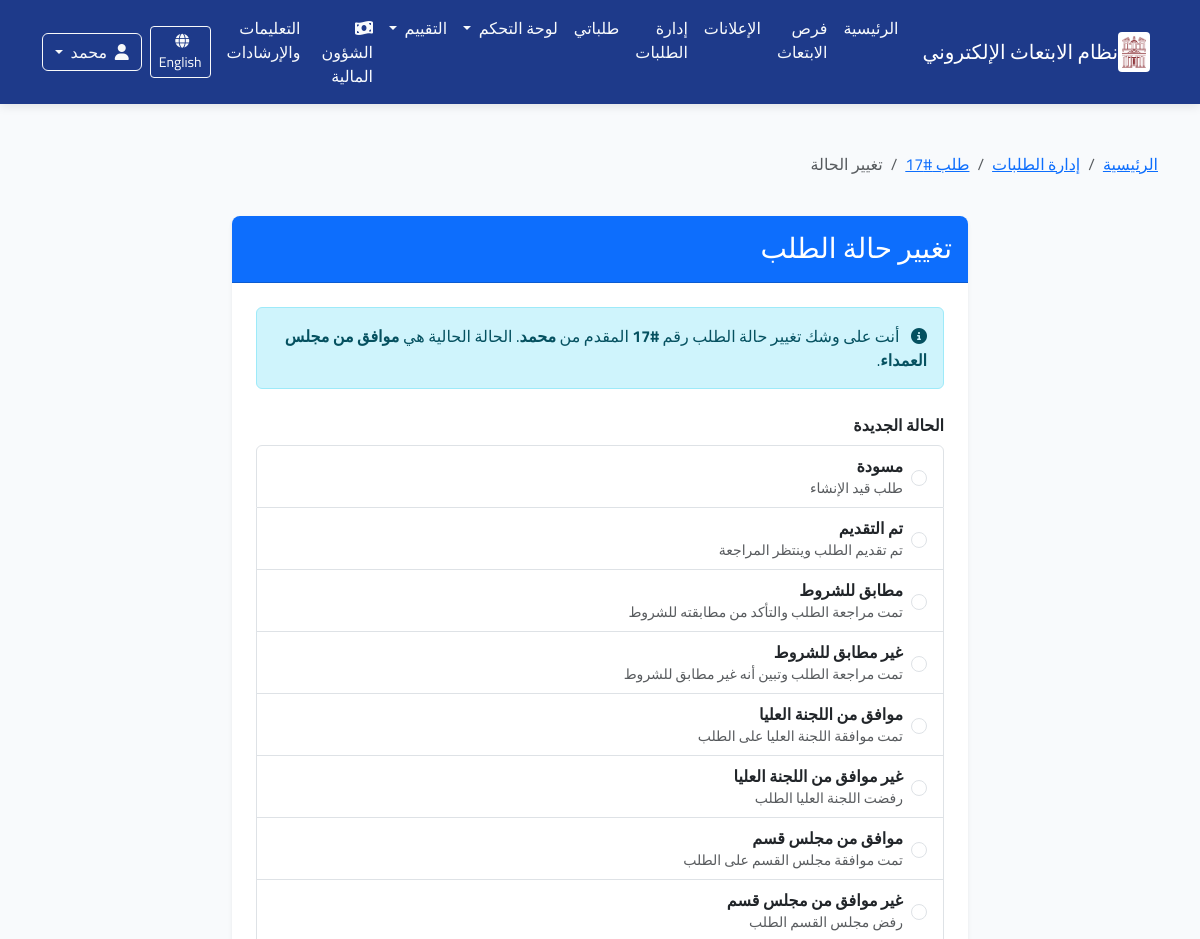
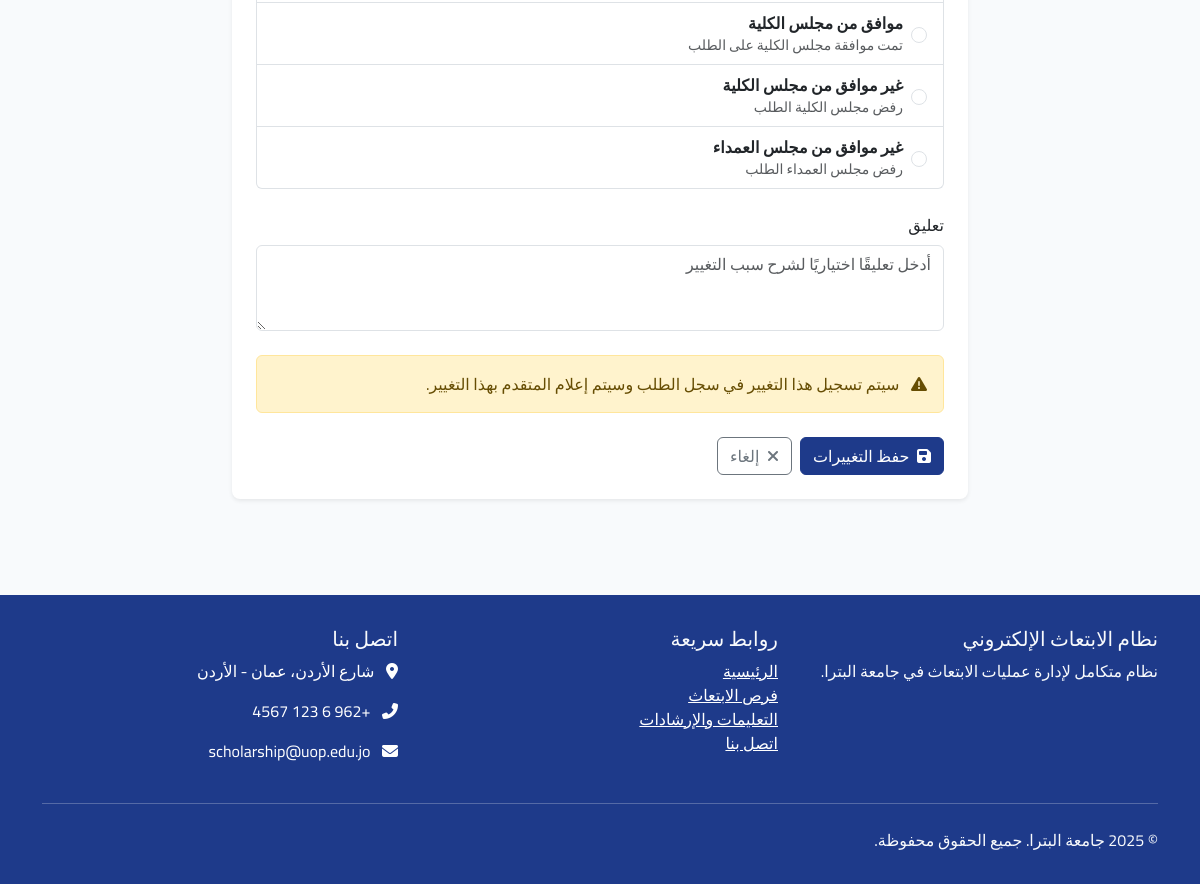
The app's page /ar/application/17/change-status/ (signed in) with its own data (2 pictures, top to bottom).
### applications/models.py (models this page shows, shortened)
class Application(models.Model):
    scholarship = models.ForeignKey(Scholarship, verbose_name=_("فرصة الابتعاث"), on_delete=models.CASCADE,
                                    related_name="applications")
    applicant = models.ForeignKey(User, verbose_name=_("المتقدم"), on_delete=models.CASCADE,
                                  related_name="applications")
    status = models.ForeignKey(ApplicationStatus, verbose_name=_("حالة الطلب"), on_delete=models.PROTECT,
                               related_name="applications")
    application_date = models.DateTimeField(_("تاريخ التقديم"), auto_now_add=True)
    last_update = models.DateTimeField(_("آخر تحديث"), auto_now=True)
    motivation_letter = models.TextField(_("خطاب الدوافع"),
                                         help_text=_("اشرح لماذا تريد التقدم لهذه الفرصة وما هي أهدافك"))
    research_proposal = models.TextField(_("مقترح البحث"), blank=True, null=True,
                                         help_text=_("إذا كان الابتعاث لدراسة الدكتوراه، أرفق مقترح البحث الخاص بك"))
    comments = models.TextField(_("ملاحظات إضافية"), blank=True, null=True,
                                help_text=_("أي معلومات إضافية تود إضافتها لطلبك"))
    acceptance_letter = models.BooleanField(_("هل لديك قبول مبدئي؟"), default=False)
    acceptance_university = models.CharField(_("اسم الجامعة التي لديك قبول فيها"), max_length=200, blank=True,
                                             null=True)
    admin_notes = models.TextField(_("ملاحظات إدارية"), blank=True, null=True)
    class Meta:
        verbose_name = _("طلب ابتعاث")
        verbose_name_plural = _("طلبات الابتعاث")
        ordering = ['-application_date']
        unique_together = ['scholarship', 'applicant']

class ApplicationStatus(models.Model):
    name = models.CharField(_("اسم الحالة"), max_length=100)
    description = models.TextField(_("الوصف"), blank=True, null=True)
    order = models.PositiveSmallIntegerField(_("الترتيب"), default=0)
    requires_attachment = models.BooleanField(_("تتطلب مرفقات"), default=False)
    class Meta:
        verbose_name = _("حالة الطلب")
        verbose_name_plural = _("حالات الطلبات")
        ordering = ['order']

### applications/views.py (the view)
# urls.py: path('application/<int:application_id>/change-status/', views.change_status, name='change_status'),
@login_required
@permission_required('applications.change_application', raise_exception=True)
def change_status(request, application_id):
    application = get_object_or_404(Application, id=application_id)
    statuses = ApplicationStatus.objects.exclude(id=application.status.id).order_by('order')
    if request.method == 'POST':
        status_id = request.POST.get('status')
        form = ApplicationStatusForm(request.POST)
        if form.is_valid() and status_id:
            new_status = get_object_or_404(ApplicationStatus, id=status_id)
            old_status = application.status
            application.status = new_status
            application.save()
            ApplicationLog.objects.create(
                application=application,
                from_status=old_status,
                to_status=new_status,
                created_by=request.user,
                comment=form.cleaned_data['comment']
            )
            messages.success(request, _("تم تغيير حالة الطلب بنجاح"))
            return redirect('applications:application_detail', application_id=application.id)
    else:
        form = ApplicationStatusForm()
    context = {
        'form': form,
        'application': application,
        'statuses': statuses,
    }
    return render(request, 'applications/change_status.html', context)

### applications/forms.py
class ApplicationStatusForm(forms.Form):
    comment = forms.CharField(
        label=_("تعليق"),
        required=False,
        widget=forms.Textarea(
            attrs={'class': 'form-control', 'rows': 3, 'placeholder': _('أدخل تعليقًا اختياريًا لشرح سبب التغيير')})
    )

### core/context_processors.py (called while the page is built)
def user_role(request):
    role = 'anonymous'
    if request.user.is_authenticated:
        role = request.user.profile.role
    return {
        'user_role': role
    }

### applications/templates/applications/change_status.html (shortened to what this page needs)
{% extends 'base.html' %}
{% load i18n %}
{% load static %}
{% load crispy_forms_tags %}
{% block content %}
<div class="container py-5">
    <div class="row">
        <div class="col-12 mb-4">
            <nav aria-label="breadcrumb">
                <ol class="breadcrumb">
                    <li class="breadcrumb-item"><a href="{% url 'home' %}">{% trans "الرئيسية" %}</a></li>
                    <li class="breadcrumb-item"><a href="{% url 'applications:admin_applications' %}">{% trans "إدارة الطلبات" %}</a></li>
                    <li class="breadcrumb-item"><a href="{% url 'applications:application_detail' application.id %}">{% trans "طلب" %} #{{ application.id }}</a></li>
                    <li class="breadcrumb-item active" aria-current="page">{% trans "تغيير الحالة" %}</li>
                </ol>
            </nav>
        </div>
    </div>
    <div class="row justify-content-center">
        <div class="col-md-8">
            <div class="card shadow-sm border-0">
                <div class="card-header bg-primary text-white py-3">
                    <h3 class="mb-0">{% trans "تغيير حالة الطلب" %}</h3>
                </div>
                <div class="card-body p-4">
                    <div class="alert alert-info mb-4">
                        <i class="fas fa-info-circle me-2"></i>
                        {% trans "أنت على وشك تغيير حالة الطلب رقم" %} <strong>#{{ application.id }}</strong>
                        {% trans "المقدم من" %} <strong>{{ application.applicant.get_full_name }}</strong>.
                        {% trans "الحالة الحالية هي" %} <strong>{{ application.status.name }}</strong>.
                    </div>
                    <form method="post">
                        <div class="mb-4">
                            <label class="form-label fw-bold">{% trans "الحالة الجديدة" %}</label>
                            <div class="list-group">
                                {% for status in statuses %}
                                <label class="list-group-item list-group-item-action">
                                    <div class="d-flex align-items-center">
                                        <input type="radio" name="status" value="{{ status.id }}" class="form-check-input me-2" required>
                                        <div>
                                            <strong>{{ status.name }}</strong>
                                            {% if status.description %}
                                            <p class="text-muted small mb-0">{{ status.description }}</p>
                                            {% endif %}
                                        </div>
                                    </div>
                                </label>
                                {% endfor %}
                            </div>
                        </div>
                        <div class="mb-4">
                            {{ form.comment|as_crispy_field }}
                        </div>
                        <div class="alert alert-warning">
                            <i class="fas fa-exclamation-triangle me-2"></i>
                            {% trans "سيتم تسجيل هذا التغيير في سجل الطلب وسيتم إعلام المتقدم بهذا التغيير." %}
                        </div>
                        <div class="d-flex mt-4">
                            <button type="submit" class="btn btn-primary me-2">
                                <i class="fas fa-save me-1"></i> {% trans "حفظ التغييرات" %}
                            </button>
                            <a href="{% url 'applications:application_detail' application.id %}" class="btn btn-outline-secondary">
                                <i class="fas fa-times me-1"></i> {% trans "إلغاء" %}
                            </a>
                        </div>
                    </form>
                </div>
            </div>
        </div>
    </div>
</div>
{% endblock %}

### templates/base.html (shortened to what this page needs)
{% load i18n %}
{% load static %}
<!DOCTYPE html>
{% get_current_language as CURRENT_LANGUAGE %}
{% get_current_language_bidi as RTL %}
<html lang="{{ CURRENT_LANGUAGE }}" {% if RTL %}dir="rtl"{% else %}dir="ltr"{% endif %}>
<head>
    {% if RTL %}
    <link rel="stylesheet" href="https://cdn.jsdelivr.net/npm/bootstrap@5.3.0/dist/css/bootstrap.rtl.min.css">
    {% else %}
    <link rel="stylesheet" href="https://cdn.jsdelivr.net/npm/bootstrap@5.3.0/dist/css/bootstrap.min.css">
    {% endif %}
    <link rel="stylesheet" href="https://cdnjs.cloudflare.com/ajax/libs/font-awesome/6.4.0/css/all.min.css">
    <link rel="stylesheet" href="{% static 'css/main.css' %}">
    {% if RTL %}
    <link rel="stylesheet" href="{% static 'css/rtl.css' %}">
    {% else %}
    <link rel="stylesheet" href="{% static 'css/ltr.css' %}">
    {% endif %}
</head>
<body>
    <nav class="navbar navbar-expand-lg navbar-dark">
        <div class="container">
            <a class="navbar-brand d-flex align-items-center" href="{% url 'home' %}">
                <img src="{% static 'images/petra_logo.png' %}" alt="{% trans 'جامعة البترا' %}">
                <span>{% trans "نظام الابتعاث الإلكتروني" %}</span>
            </a>
            <div class="collapse navbar-collapse" id="navbarNav">
<ul class="navbar-nav me-auto">
    <li class="nav-item">
        <a class="nav-link {% if request.path == '/' %}active{% endif %}" href="{% url 'home' %}">
            {% trans "الرئيسية" %}
        </a>
    </li>
    <li class="nav-item">
        <a class="nav-link {% if 'scholarships' in request.path %}active{% endif %}" href="{% url 'announcements:scholarship_list' %}">
            {% trans "فرص الابتعاث" %}
        </a>
    </li>
    <li class="nav-item">
        <a class="nav-link {% if 'announcements' in request.path %}active{% endif %}" href="{% url 'announcements:announcement_list' %}">
            {% trans "الإعلانات" %}
        </a>
    </li>
{% if user.is_staff or perms.applications.view_application %}
<li class="nav-item">
    <a class="nav-link {% if 'applications' in request.path and 'my-applications' not in request.path %}active{% endif %}" href="{% url 'applications:admin_applications_list' %}">
        {% trans "إدارة الطلبات" %}
    </a>
</li>
{% endif %}
    {% if user.is_authenticated %}
    <li class="nav-item">
        <a class="nav-link {% if 'my-applications' in request.path %}active{% endif %}" href="{% url 'applications:my_applications' %}">
            {% trans "طلباتي" %}
        </a>
    </li>
    <li class="nav-item dropdown">
        <a class="nav-link dropdown-toggle {% if 'dashboard' in request.path %}active{% endif %}" href="#" id="dashboardDropdown" role="button" data-bs-toggle="dropdown" aria-expanded="false">
            {% trans "لوحة التحكم" %}
        </a>
    </li>
    {% if user.profile.role == 'committee' or user.profile.role == 'admin' or perms.evaluation.view_evaluationround %}
    <li class="nav-item dropdown">
        <a class="nav-link dropdown-toggle {% if 'evaluation' in request.path %}active{% endif %}" href="#" id="evaluationDropdown" role="button" data-bs-toggle="dropdown" aria-expanded="false">
            {% trans "التقييم" %}
        </a>
    </li>
    {% endif %}
    {% endif %}
{% if user.is_authenticated and perms.finance.view_scholarshipbudget %}
<li class="nav-item">
    <a class="nav-link {% if 'finance' in request.path %}active{% endif %}" href="{% url 'finance:home' %}">
        <i class="fas fa-money-bill-wave me-1"></i> {% trans "الشؤون المالية" %}
    </a>
</li>
{% endif %}
    <li class="nav-item">
        <a class="nav-link" href="#">
            {% trans "التعليمات والإرشادات" %}
        </a>
    </li>
</ul>
                <div class="d-flex align-items-center">
                    <div class="mx-2">
                        {% if CURRENT_LANGUAGE == 'ar' %}
                            <a href="{% url 'set_language' %}?lang=en&next={{ request.path }}" class="btn btn-outline-light btn-sm">
                                <i class="fas fa-globe me-1"></i> English
                            </a>
                        {% else %}
                            <a href="{% url 'set_language' %}?lang=ar&next={{ request.path }}" class="btn btn-outline-light btn-sm">
                                <i class="fas fa-globe me-1"></i> العربية
                            </a>
                        {% endif %}
                    </div>
{% if user.is_authenticated %}
    <div class="dropdown">
        <button class="btn btn-outline-light dropdown-toggle" type="button" id="userMenu" data-bs-toggle="dropdown" aria-expanded="false">
            <i class="fas fa-user me-1"></i> {{ user.get_short_name }}
        </button>
    </div>
{% endif %}
                </div>
            </div>
        </div>
    </nav>
    <main>
        {% block content %}{% endblock %}
    </main>
    <footer class="footer">
        <div class="container">
            <div class="row">
                <div class="col-md-4">
                    <h5>{% trans "نظام الابتعاث الإلكتروني" %}</h5>
                    <p>{% trans "نظام متكامل لإدارة عمليات الابتعاث في جامعة البترا." %}</p>
                </div>
                <div class="col-md-4">
                    <h5>{% trans "روابط سريعة" %}</h5>
                    <ul class="list-unstyled">
                        <li><a href="#" class="text-white">{% trans "الرئيسية" %}</a></li>
                        <li><a href="#" class="text-white">{% trans "فرص الابتعاث" %}</a></li>
                        <li><a href="#" class="text-white">{% trans "التعليمات والإرشادات" %}</a></li>
                        <li><a href="#" class="text-white">{% trans "اتصل بنا" %}</a></li>
                    </ul>
                </div>
                <div class="col-md-4">
                    <h5>{% trans "اتصل بنا" %}</h5>
                    <address class="text-white">
                        <p><i class="fas fa-map-marker-alt me-2"></i> {% trans "شارع الأردن، عمان - الأردن" %}</p>
                        <p><i class="fas fa-phone-alt me-2"></i> +962 6 123 4567</p>
                        <p><i class="fas fa-envelope me-2"></i> scholarship@uop.edu.jo</p>
                    </address>
                </div>
            </div>
            <hr class="mt-4 mb-4 bg-light">
            <div class="row">
                <div class="col-md-6">
                    <p class="mb-0">&copy; {% now "Y" %} {% trans "جامعة البترا. جميع الحقوق محفوظة." %}</p>
                </div>
            </div>
        </div>
    </footer>
</body>
</html>

### static/css/main.css (style rules this page uses)
:root { --primary-color: #1e3a8a; --secondary-color: #10b981; --accent-color: #f59e0b; --light-bg: #f8fafc; --dark-text: #1e293b; --light-text: #f8fafc; }
body { font-family: 'Segoe UI', Tahoma, Geneva, Verdana, sans-serif; background-color: var(--light-bg); color: var(--dark-text); }
.navbar { background-color: var(--primary-color); box-shadow: 0 2px 10px rgba(0, 0, 0, 0.1); }
.navbar-brand { display: flex; align-items: center; }
.navbar-brand img { height: 40px; margin-right: 0.5rem; background-color: white; padding: 4px; border-radius: 4px; }
.nav-link { color: var(--light-text) !important; font-weight: 500; transition: all 0.3s ease; }
.footer { background-color: var(--primary-color); color: var(--light-text); padding: 2rem 0; margin-top: 3rem; }
.btn-primary { background-color: var(--primary-color); border-color: var(--primary-color); }
.card { border-radius: 8px; overflow: hidden; }

### static/css/rtl.css (style rules this page uses)
body { font-family: 'Cairo', 'Segoe UI', 'Tahoma', 'Arial', sans-serif; direction: rtl; text-align: right; }
.me-auto { margin-right: 0 !important; margin-left: auto !important; }
.me-2 { margin-right: 0 !important; margin-left: 0.5rem !important; }

### records on screen
Application: id "17", applicant.get_full_name "محمد", status.name "موافق من مجلس العمداء"
ApplicationStatus: name "مسودة", description "طلب قيد الإنشاء"
ApplicationStatus: name "تم التقديم", description "تم تقديم الطلب وينتظر المراجعة"
ApplicationStatus: name "مطابق للشروط", description "تمت مراجعة الطلب والتأكد من مطابقته للشروط"
ApplicationStatus: name "غير مطابق للشروط", description "تمت مراجعة الطلب وتبين أنه غير مطابق للشروط"
ApplicationStatus: name "موافق من اللجنة العليا", description "تمت موافقة اللجنة العليا على الطلب"
ApplicationStatus: name "غير موافق من اللجنة العليا", description "رفضت اللجنة العليا الطلب"
ApplicationStatus: name "موافق من مجلس قسم", description "تمت موافقة مجلس القسم على الطلب"
ApplicationStatus: name "غير موافق من مجلس قسم", description "رفض مجلس القسم الطلب"
ApplicationStatus: name "موافق من مجلس الكلية", description "تمت موافقة مجلس الكلية على الطلب"
ApplicationStatus: name "غير موافق من مجلس الكلية", description "رفض مجلس الكلية الطلب"
ApplicationStatus: name "غير موافق من مجلس العمداء", description "رفض مجلس العمداء الطلب"

### other values on screen
{{ user.get_short_name }} "محمد"
